Frame 1 (no input): blank canvas, image omitted
Frame 60 (the mouse pressed at the canvas centre just before this capture): blank canvas, image omitted
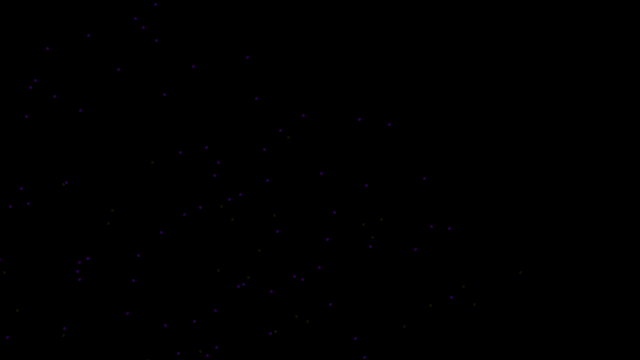
Frame 120 (the mouse held since frame 60 and released just before this capture)

The Processing sketch whose frames 1 and 60 were blank and that drew this single picture after the mouse press (run headless with seeded random() and noise(); from frame 60 on, the mouse is pressed at the canvas centre):

// Processing sketch: Attempt_3
// ── Attempt_3.pde
/* 
Particle class tracks whether or not it's done
*/ 

PVector gravity;


ArrayList<Firework> FireworkShow;

void settings(){
   size(640, 360);
}

void setup(){
  //create an arraylist filled with fireworks
  FireworkShow = new ArrayList<Firework>();
  gravity = new PVector(0, 0.2);
  colorMode(HSB);
  
  stroke(255);
  strokeWeight(3);
  background(0);
}

void draw(){
  background(0,0,0,25); //this gives the background a bit of alpha so that you see the previous frames
  
  //3% of the time, create a new Firework
  if (random(1) < 0.03){
    FireworkShow.add(new Firework());
  }
  
  //loop through the Fireworks, but backwards because we remove fireworks once they're dead
  for (int i = FireworkShow.size() - 1; i > 0 ; i--){
    if (!FireworkShow.get(i).finished){
      FireworkShow.get(i).update(gravity);
      FireworkShow.get(i).show();
    } else { 
      FireworkShow.remove(i);
    }
  }
}

// ── Firework.pde
/*
  This class handles each rocket, go to woe
  At the apex of its flight, the initial rocket particles should disappear
  Replaced by a new array of particles
  */

class Firework{
    Particle p;
    boolean exploded;
    boolean isRocket;
    Particle[] explosion;
    boolean finished;
    float hu;
      

    Firework(){
      //create a particle
      hu = random(255); 
      isRocket = true;
      p = new Particle(random(width), height-20, new PVector(0.0, random(-12, -6)), hu, isRocket);
      exploded = false;
      finished = false;
     
      
      explosion = new Particle[100];
    }
    
    void update(PVector grav){
        // if it's a rocket...
        if (isRocket){
        p.applyForce(grav);
        p.update();
        
        //if its at the apex, disappear and update rocket status
          if (p.vel.y >= 0){
            exploded = true;
            isRocket = false;
            explode();
          }
        } else {
          for (int i = 0; i < explosion.length; i++){
            explosion[i].applyForce(grav);
            explosion[i].update();
            if (explosion[i].done){
              finished = true; //if any of the particles turn up as done, trigger finished on the Firework object
            }
          }
        }
       
        
      }
    
    void show(){
      if (!exploded){
        p.show();
      } else {
        for (int i = 0; i < explosion.length; i++){
          explosion[i].show();
        }
      }
    }
    
    void explode(){        
        // each with a random velocity and with a particular colour and alpha and lifespan
        for (int i = 0; i < 100; i++){
          PVector exp_vel = PVector.random2D();
          exp_vel.mult(random(1,6));
          explosion[i] = new Particle(p.pos.x, p.pos.y, exp_vel, hu, isRocket);
        }
    }
}

// ── Particle.pde
class Particle{
  PVector pos;
  PVector vel;
  PVector acc;
  color c;
  float lifespan;
  boolean isRocket;
  boolean done;
  float hu;
  
  Particle(float x, float y, PVector vel_, float hu_, boolean isRocket_){
    pos = new PVector(x,y);
    vel = vel_.copy();
    acc = new PVector(0, 0);
    lifespan = 255;
    //c = c_;
    isRocket = isRocket_;
    done = false;
    hu = hu_;
    
  }
  
  void update(){
      pos.add(vel);
      vel.add(acc);
      acc.mult(0);
      lifespan -= 4;
      if (lifespan <= 0){
        done = true;
      }
  }
  
  void show(){
    if (isRocket){
      point(pos.x, pos.y);
    } else{
      stroke(hu, 255, 255, lifespan);
      point(pos.x, pos.y);
    }
  }
  
  void applyForce(PVector force){
    acc.add(force);
  }
  
}
